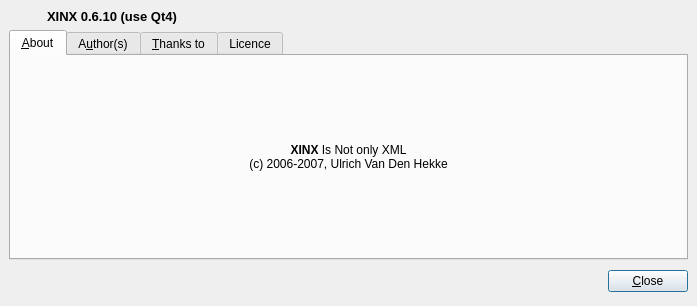
<ui version="4.0" >
 <class>AboutDialog</class>
 <widget class="QDialog" name="AboutDialog" >
  <property name="geometry" >
   <rect>
    <x>0</x>
    <y>0</y>
    <width>697</width>
    <height>306</height>
   </rect>
  </property>
  <property name="sizePolicy" >
   <sizepolicy>
    <hsizetype>0</hsizetype>
    <vsizetype>0</vsizetype>
    <horstretch>0</horstretch>
    <verstretch>0</verstretch>
   </sizepolicy>
  </property>
  <property name="windowTitle" >
   <string>About XINX</string>
  </property>
  <layout class="QGridLayout" >
   <property name="margin" >
    <number>9</number>
   </property>
   <property name="spacing" >
    <number>6</number>
   </property>
   <item row="0" column="1" >
    <widget class="QLabel" name="label_6" >
     <property name="text" >
      <string>&lt;html>&lt;head>&lt;meta name="qrichtext" content="1" />&lt;style type="text/css">
p, li { white-space: pre-wrap; }
&lt;/style>&lt;/head>&lt;body style=" font-family:'Sans Serif'; font-size:9pt; font-weight:400; font-style:normal; text-decoration:none;">
&lt;p style=" margin-top:0px; margin-bottom:0px; margin-left:0px; margin-right:0px; -qt-block-indent:0; text-indent:0px;">&lt;span style=" font-size:10pt; font-weight:600;">XINX 0.6.10 (use Qt4)&lt;/span>&lt;/p>&lt;/body>&lt;/html></string>
     </property>
    </widget>
   </item>
   <item row="1" column="0" colspan="2" >
    <widget class="QTabWidget" name="tabWidget" >
     <property name="currentIndex" >
      <number>0</number>
     </property>
     <widget class="QWidget" name="tab" >
      <attribute name="title" >
       <string>&amp;About</string>
      </attribute>
      <layout class="QGridLayout" >
       <property name="margin" >
        <number>9</number>
       </property>
       <property name="spacing" >
        <number>6</number>
       </property>
       <item row="0" column="0" >
        <widget class="QLabel" name="m_aboutLabel" >
         <property name="text" >
          <string>&lt;html>&lt;head>&lt;meta name="qrichtext" content="1" />&lt;style type="text/css">
p, li { white-space: pre-wrap; }
&lt;/style>&lt;/head>&lt;body style=" font-family:'Sans Serif'; font-size:9pt; font-weight:400; font-style:normal; text-decoration:none;">
&lt;p style=" margin-top:0px; margin-bottom:0px; margin-left:0px; margin-right:0px; -qt-block-indent:0; text-indent:0px;">&lt;span style=" font-weight:600;">XINX&lt;/span> Is Not only XML&lt;/p>
&lt;p style=" margin-top:0px; margin-bottom:0px; margin-left:0px; margin-right:0px; -qt-block-indent:0; text-indent:0px;">(c) 2006-2007, Ulrich Van Den Hekke&lt;/p>&lt;/body>&lt;/html></string>
         </property>
         <property name="alignment" >
          <set>Qt::AlignCenter</set>
         </property>
        </widget>
       </item>
      </layout>
     </widget>
     <widget class="QWidget" name="widget" >
      <attribute name="title" >
       <string>A&amp;uthor(s)</string>
      </attribute>
      <layout class="QGridLayout" >
       <property name="margin" >
        <number>9</number>
       </property>
       <property name="spacing" >
        <number>6</number>
       </property>
       <item row="0" column="0" >
        <widget class="QTextEdit" name="m_authorText" >
         <property name="palette" >
          <palette>
           <active>
            <colorrole role="Base" >
             <brush brushstyle="SolidPattern" >
              <color alpha="255" >
               <red>235</red>
               <green>235</green>
               <blue>235</blue>
              </color>
             </brush>
            </colorrole>
           </active>
           <inactive>
            <colorrole role="Base" >
             <brush brushstyle="SolidPattern" >
              <color alpha="255" >
               <red>235</red>
               <green>235</green>
               <blue>235</blue>
              </color>
             </brush>
            </colorrole>
           </inactive>
           <disabled>
            <colorrole role="Base" >
             <brush brushstyle="SolidPattern" >
              <color alpha="255" >
               <red>255</red>
               <green>255</green>
               <blue>255</blue>
              </color>
             </brush>
            </colorrole>
           </disabled>
          </palette>
         </property>
         <property name="html" >
          <string>&lt;html>&lt;head>&lt;meta name="qrichtext" content="1" />&lt;style type="text/css">
p, li { white-space: pre-wrap; }
&lt;/style>&lt;/head>&lt;body style=" font-family:'Sans Serif'; font-size:9pt; font-weight:400; font-style:normal; text-decoration:none;">
&lt;p style="-qt-paragraph-type:empty; margin-top:0px; margin-bottom:0px; margin-left:0px; margin-right:0px; -qt-block-indent:0; text-indent:0px;">&lt;/p>&lt;/body>&lt;/html></string>
         </property>
        </widget>
       </item>
      </layout>
     </widget>
     <widget class="QWidget" name="tab_4" >
      <attribute name="title" >
       <string>&amp;Thanks to</string>
      </attribute>
      <layout class="QGridLayout" >
       <property name="margin" >
        <number>9</number>
       </property>
       <property name="spacing" >
        <number>6</number>
       </property>
       <item row="0" column="0" >
        <widget class="QTextEdit" name="m_thanksText" >
         <property name="palette" >
          <palette>
           <active>
            <colorrole role="Base" >
             <brush brushstyle="SolidPattern" >
              <color alpha="255" >
               <red>235</red>
               <green>235</green>
               <blue>235</blue>
              </color>
             </brush>
            </colorrole>
           </active>
           <inactive>
            <colorrole role="Base" >
             <brush brushstyle="SolidPattern" >
              <color alpha="255" >
               <red>235</red>
               <green>235</green>
               <blue>235</blue>
              </color>
             </brush>
            </colorrole>
           </inactive>
           <disabled>
            <colorrole role="Base" >
             <brush brushstyle="SolidPattern" >
              <color alpha="255" >
               <red>255</red>
               <green>255</green>
               <blue>255</blue>
              </color>
             </brush>
            </colorrole>
           </disabled>
          </palette>
         </property>
         <property name="html" >
          <string>&lt;html>&lt;head>&lt;meta name="qrichtext" content="1" />&lt;style type="text/css">
p, li { white-space: pre-wrap; }
&lt;/style>&lt;/head>&lt;body style=" font-family:'Sans Serif'; font-size:9pt; font-weight:400; font-style:normal; text-decoration:none;">
&lt;p style="-qt-paragraph-type:empty; margin-top:0px; margin-bottom:0px; margin-left:0px; margin-right:0px; -qt-block-indent:0; text-indent:0px;">&lt;/p>&lt;/body>&lt;/html></string>
         </property>
        </widget>
       </item>
      </layout>
     </widget>
     <widget class="QWidget" name="tab_2" >
      <attribute name="title" >
       <string>Licence</string>
      </attribute>
      <layout class="QGridLayout" >
       <property name="margin" >
        <number>9</number>
       </property>
       <property name="spacing" >
        <number>6</number>
       </property>
       <item row="0" column="0" >
        <widget class="QTextEdit" name="textBrowser_3" >
         <property name="html" >
          <string>&lt;html>&lt;head>&lt;meta name="qrichtext" content="1" />&lt;style type="text/css">
p, li { white-space: pre-wrap; }
&lt;/style>&lt;/head>&lt;body style=" font-family:'Sans Serif'; font-size:9pt; font-weight:400; font-style:normal; text-decoration:none;">
&lt;p style=" margin-top:14px; margin-bottom:12px; margin-left:0px; margin-right:0px; -qt-block-indent:0; text-indent:0px; font-size:large; font-weight:600;">&lt;span style=" font-size:large; font-weight:400;">(c) 2006-2007, Ulrich Van Den Hekke&lt;/span>&lt;/p>
&lt;p style=" margin-top:14px; margin-bottom:12px; margin-left:0px; margin-right:0px; -qt-block-indent:0; text-indent:0px; font-size:large; font-weight:600;">&lt;a name="SEC1">&lt;/a>&lt;a href="http://www.gnu.org/licenses/old-licenses/gpl-2.0.html#TOC1">&lt;span style=" font-size:large; text-decoration: underline; color:#0000ff;">G&lt;/span>&lt;/a>&lt;span style=" font-size:large; text-decoration: underline; color:#0000ff;">NU GENERAL PUBLIC LICENSE&lt;/span>&lt;/p>
&lt;p style=" margin-top:12px; margin-bottom:12px; margin-left:0px; margin-right:0px; -qt-block-indent:0; text-indent:0px;">Version 2, June 1991 &lt;/p>
&lt;pre style=" margin-top:12px; margin-bottom:0px; margin-left:0px; margin-right:0px; -qt-block-indent:0; text-indent:0px; font-family:'Courier New,courier';">Copyright (C) 1989, 1991 Free Software Foundation, Inc.  &lt;/pre>
&lt;pre style=" margin-top:0px; margin-bottom:0px; margin-left:0px; margin-right:0px; -qt-block-indent:0; text-indent:0px; font-family:'Courier New,courier';">51 Franklin Street, Fifth Floor, Boston, MA  02110-1301, USA&lt;/pre>
&lt;pre style="-qt-paragraph-type:empty; margin-top:0px; margin-bottom:0px; margin-left:0px; margin-right:0px; -qt-block-indent:0; text-indent:0px; font-family:'Courier New,courier';">&lt;/pre>
&lt;pre style=" margin-top:0px; margin-bottom:0px; margin-left:0px; margin-right:0px; -qt-block-indent:0; text-indent:0px; font-family:'Courier New,courier';">Everyone is permitted to copy and distribute verbatim copies&lt;/pre>
&lt;pre style=" margin-top:0px; margin-bottom:0px; margin-left:0px; margin-right:0px; -qt-block-indent:0; text-indent:0px; font-family:'Courier New,courier';">of this license document, but changing it is not allowed.&lt;/pre>
&lt;pre style="-qt-paragraph-type:empty; margin-top:0px; margin-bottom:12px; margin-left:0px; margin-right:0px; -qt-block-indent:0; text-indent:0px; font-family:'Courier New,courier';">&lt;/pre>
&lt;p style=" margin-top:14px; margin-bottom:12px; margin-left:0px; margin-right:0px; -qt-block-indent:0; text-indent:0px; font-size:large; font-weight:600;">&lt;a name="SEC2">&lt;/a>&lt;a href="http://www.gnu.org/licenses/old-licenses/gpl-2.0.html#TOC2">&lt;span style=" font-size:large; text-decoration: underline; color:#0000ff;">P&lt;/span>&lt;/a>&lt;span style=" font-size:large; text-decoration: underline; color:#0000ff;">reamble&lt;/span>&lt;/p>
&lt;p style=" margin-top:12px; margin-bottom:12px; margin-left:0px; margin-right:0px; -qt-block-indent:0; text-indent:0px;">The licenses for most software are designed to take away your freedom to share and change it. By contrast, the GNU General Public License is intended to guarantee your freedom to share and change free software--to make sure the software is free for all its users. This General Public License applies to most of the Free Software Foundation's software and to any other program whose authors commit to using it. (Some other Free Software Foundation software is covered by the GNU Lesser General Public License instead.) You can apply it to your programs, too. &lt;/p>
&lt;p style=" margin-top:12px; margin-bottom:12px; margin-left:0px; margin-right:0px; -qt-block-indent:0; text-indent:0px;">When we speak of free software, we are referring to freedom, not price. Our General Public Licenses are designed to make sure that you have the freedom to distribute copies of free software (and charge for this service if you wish), that you receive source code or can get it if you want it, that you can change the software or use pieces of it in new free programs; and that you know you can do these things. &lt;/p>
&lt;p style=" margin-top:12px; margin-bottom:12px; margin-left:0px; margin-right:0px; -qt-block-indent:0; text-indent:0px;">To protect your rights, we need to make restrictions that forbid anyone to deny you these rights or to ask you to surrender the rights. These restrictions translate to certain responsibilities for you if you distribute copies of the software, or if you modify it. &lt;/p>
&lt;p style=" margin-top:12px; margin-bottom:12px; margin-left:0px; margin-right:0px; -qt-block-indent:0; text-indent:0px;">For example, if you distribute copies of such a program, whether gratis or for a fee, you must give the recipients all the rights that you have. You must make sure that they, too, receive or can get the source code. And you must show them these terms so they know their rights. &lt;/p>
&lt;p style=" margin-top:12px; margin-bottom:12px; margin-left:0px; margin-right:0px; -qt-block-indent:0; text-indent:0px;">We protect your rights with two steps: (1) copyright the software, and (2) offer you this license which gives you legal permission to copy, distribute and/or modify the software. &lt;/p>
&lt;p style=" margin-top:12px; margin-bottom:12px; margin-left:0px; margin-right:0px; -qt-block-indent:0; text-indent:0px;">Also, for each author's protection and ours, we want to make certain that everyone understands that there is no warranty for this free software. If the software is modified by someone else and passed on, we want its recipients to know that what they have is not the original, so that any problems introduced by others will not reflect on the original authors' reputations. &lt;/p>
&lt;p style=" margin-top:12px; margin-bottom:12px; margin-left:0px; margin-right:0px; -qt-block-indent:0; text-indent:0px;">Finally, any free program is threatened constantly by software patents. We wish to avoid the danger that redistributors of a free program will individually obtain patent licenses, in effect making the program proprietary. To prevent this, we have made it clear that any patent must be licensed for everyone's free use or not licensed at all. &lt;/p>
&lt;p style=" margin-top:12px; margin-bottom:12px; margin-left:0px; margin-right:0px; -qt-block-indent:0; text-indent:0px;">The precise terms and conditions for copying, distribution and modification follow. &lt;/p>
&lt;p style=" margin-top:14px; margin-bottom:12px; margin-left:0px; margin-right:0px; -qt-block-indent:0; text-indent:0px; font-size:large; font-weight:600;">&lt;a name="SEC3">&lt;/a>&lt;a href="http://www.gnu.org/licenses/old-licenses/gpl-2.0.html#TOC3">&lt;span style=" font-size:large; text-decoration: underline; color:#0000ff;">T&lt;/span>&lt;/a>&lt;span style=" font-size:large; text-decoration: underline; color:#0000ff;">ERMS AND CONDITIONS FOR COPYING, DISTRIBUTION AND MODIFICATION&lt;/span>&lt;/p>
&lt;p style=" margin-top:12px; margin-bottom:12px; margin-left:0px; margin-right:0px; -qt-block-indent:0; text-indent:0px;">&lt;span style=" font-weight:600;">0.&lt;/span> This License applies to any program or other work which contains a notice placed by the copyright holder saying it may be distributed under the terms of this General Public License. The "Program", below, refers to any such program or work, and a "work based on the Program" means either the Program or any derivative work under copyright law: that is to say, a work containing the Program or a portion of it, either verbatim or with modifications and/or translated into another language. (Hereinafter, translation is included without limitation in the term "modification".) Each licensee is addressed as "you". &lt;/p>
&lt;p style=" margin-top:12px; margin-bottom:12px; margin-left:0px; margin-right:0px; -qt-block-indent:0; text-indent:0px;">Activities other than copying, distribution and modification are not covered by this License; they are outside its scope. The act of running the Program is not restricted, and the output from the Program is covered only if its contents constitute a work based on the Program (independent of having been made by running the Program). Whether that is true depends on what the Program does. &lt;/p>
&lt;p style=" margin-top:12px; margin-bottom:12px; margin-left:0px; margin-right:0px; -qt-block-indent:0; text-indent:0px;">&lt;span style=" font-weight:600;">1.&lt;/span> You may copy and distribute verbatim copies of the Program's source code as you receive it, in any medium, provided that you conspicuously and appropriately publish on each copy an appropriate copyright notice and disclaimer of warranty; keep intact all the notices that refer to this License and to the absence of any warranty; and give any other recipients of the Program a copy of this License along with the Program. &lt;/p>
&lt;p style=" margin-top:12px; margin-bottom:12px; margin-left:0px; margin-right:0px; -qt-block-indent:0; text-indent:0px;">You may charge a fee for the physical act of transferring a copy, and you may at your option offer warranty protection in exchange for a fee. &lt;/p>
&lt;p style=" margin-top:12px; margin-bottom:12px; margin-left:0px; margin-right:0px; -qt-block-indent:0; text-indent:0px;">&lt;span style=" font-weight:600;">2.&lt;/span> You may modify your copy or copies of the Program or any portion of it, thus forming a work based on the Program, and copy and distribute such modifications or work under the terms of Section 1 above, provided that you also meet all of these conditions: &lt;/p>
&lt;p style=" margin-top:8px; margin-bottom:0px; margin-left:30px; margin-right:0px; -qt-block-indent:0; text-indent:0px;">&lt;span style=" font-weight:600;">a)&lt;/span> You must cause the modified files to carry prominent notices stating that you changed the files and the date of any change. &lt;/p>
&lt;p style=" margin-top:0px; margin-bottom:0px; margin-left:30px; margin-right:0px; -qt-block-indent:0; text-indent:0px;">&lt;span style=" font-weight:600;">b)&lt;/span> You must cause any work that you distribute or publish, that in whole or in part contains or is derived from the Program or any part thereof, to be licensed as a whole at no charge to all third parties under the terms of this License. &lt;/p>
&lt;p style=" margin-top:0px; margin-bottom:0px; margin-left:30px; margin-right:0px; -qt-block-indent:0; text-indent:0px;">&lt;span style=" font-weight:600;">c)&lt;/span> If the modified program normally reads commands interactively when run, you must cause it, when started running for such interactive use in the most ordinary way, to print or display an announcement including an appropriate copyright notice and a notice that there is no warranty (or else, saying that you provide a warranty) and that users may redistribute the program under these conditions, and telling the user how to view a copy of this License. (Exception: if the Program itself is interactive but does not normally print such an announcement, your work based on the Program is not required to print an announcement.) &lt;/p>
&lt;p style=" margin-top:12px; margin-bottom:12px; margin-left:0px; margin-right:0px; -qt-block-indent:0; text-indent:0px;">These requirements apply to the modified work as a whole. If identifiable sections of that work are not derived from the Program, and can be reasonably considered independent and separate works in themselves, then this License, and its terms, do not apply to those sections when you distribute them as separate works. But when you distribute the same sections as part of a whole which is a work based on the Program, the distribution of the whole must be on the terms of this License, whose permissions for other licensees extend to the entire whole, and thus to each and every part regardless of who wrote it. &lt;/p>
&lt;p style=" margin-top:12px; margin-bottom:12px; margin-left:0px; margin-right:0px; -qt-block-indent:0; text-indent:0px;">Thus, it is not the intent of this section to claim rights or contest your rights to work written entirely by you; rather, the intent is to exercise the right to control the distribution of derivative or collective works based on the Program. &lt;/p>
&lt;p style=" margin-top:12px; margin-bottom:12px; margin-left:0px; margin-right:0px; -qt-block-indent:0; text-indent:0px;">In addition, mere aggregation of another work not based on the Program with the Program (or with a work based on the Program) on a volume of a storage or distribution medium does not bring the other work under the scope of this License. &lt;/p>
&lt;p style=" margin-top:12px; margin-bottom:12px; margin-left:0px; margin-right:0px; -qt-block-indent:0; text-indent:0px;">&lt;span style=" font-weight:600;">3.&lt;/span> You may copy and distribute the Program (or a work based on it, under Section 2) in object code or executable form under the terms of Sections 1 and 2 above provided that you also do one of the following: &lt;/p>
&lt;p style=" margin-top:8px; margin-bottom:0px; margin-left:30px; margin-right:0px; -qt-block-indent:0; text-indent:0px;">&lt;span style=" font-weight:600;">a)&lt;/span> Accompany it with the complete corresponding machine-readable source code, which must be distributed under the terms of Sections 1 and 2 above on a medium customarily used for software interchange; or, &lt;/p>
&lt;p style=" margin-top:0px; margin-bottom:0px; margin-left:30px; margin-right:0px; -qt-block-indent:0; text-indent:0px;">&lt;span style=" font-weight:600;">b)&lt;/span> Accompany it with a written offer, valid for at least three years, to give any third party, for a charge no more than your cost of physically performing source distribution, a complete machine-readable copy of the corresponding source code, to be distributed under the terms of Sections 1 and 2 above on a medium customarily used for software interchange; or, &lt;/p>
&lt;p style=" margin-top:0px; margin-bottom:0px; margin-left:30px; margin-right:0px; -qt-block-indent:0; text-indent:0px;">&lt;span style=" font-weight:600;">c)&lt;/span> Accompany it with the information you received as to the offer to distribute corresponding source code. (This alternative is allowed only for noncommercial distribution and only if you received the program in object code or executable form with such an offer, in accord with Subsection b above.) &lt;/p>
&lt;p style=" margin-top:12px; margin-bottom:12px; margin-left:0px; margin-right:0px; -qt-block-indent:0; text-indent:0px;">The source code for a work means the preferred form of the work for making modifications to it. For an executable work, complete source code means all the source code for all modules it contains, plus any associated interface definition files, plus the scripts used to control compilation and installation of the executable. However, as a special exception, the source code distributed need not include anything that is normally distributed (in either source or binary form) with the major components (compiler, kernel, and so on) of the operating system on which the executable runs, unless that component itself accompanies the executable. &lt;/p>
&lt;p style=" margin-top:12px; margin-bottom:12px; margin-left:0px; margin-right:0px; -qt-block-indent:0; text-indent:0px;">If distribution of executable or object code is made by offering access to copy from a designated place, then offering equivalent access to copy the source code from the same place counts as distribution of the source code, even though third parties are not compelled to copy the source along with the object code. &lt;/p>
&lt;p style=" margin-top:12px; margin-bottom:12px; margin-left:0px; margin-right:0px; -qt-block-indent:0; text-indent:0px;">&lt;span style=" font-weight:600;">4.&lt;/span> You may not copy, modify, sublicense, or distribute the Program except as expressly provided under this License. Any attempt otherwise to copy, modify, sublicense or distribute the Program is void, and will automatically terminate your rights under this License. However, parties who have received copies, or rights, from you under this License will not have their licenses terminated so long as such parties remain in full compliance. &lt;/p>
&lt;p style=" margin-top:12px; margin-bottom:12px; margin-left:0px; margin-right:0px; -qt-block-indent:0; text-indent:0px;">&lt;span style=" font-weight:600;">5.&lt;/span> You are not required to accept this License, since you have not signed it. However, nothing else grants you permission to modify or distribute the Program or its derivative works. These actions are prohibited by law if you do not accept this License. Therefore, by modifying or distributing the Program (or any work based on the Program), you indicate your acceptance of this License to do so, and all its terms and conditions for copying, distributing or modifying the Program or works based on it. &lt;/p>
&lt;p style=" margin-top:12px; margin-bottom:12px; margin-left:0px; margin-right:0px; -qt-block-indent:0; text-indent:0px;">&lt;span style=" font-weight:600;">6.&lt;/span> Each time you redistribute the Program (or any work based on the Program), the recipient automatically receives a license from the original licensor to copy, distribute or modify the Program subject to these terms and conditions. You may not impose any further restrictions on the recipients' exercise of the rights granted herein. You are not responsible for enforcing compliance by third parties to this License. &lt;/p>
&lt;p style=" margin-top:12px; margin-bottom:12px; margin-left:0px; margin-right:0px; -qt-block-indent:0; text-indent:0px;">&lt;span style=" font-weight:600;">7.&lt;/span> If, as a consequence of a court judgment or allegation of patent infringement or for any other reason (not limited to patent issues), conditions are imposed on you (whether by court order, agreement or otherwise) that contradict the conditions of this License, they do not excuse you from the conditions of this License. If you cannot distribute so as to satisfy simultaneously your obligations under this License and any other pertinent obligations, then as a consequence you may not distribute the Program at all. For example, if a patent license would not permit royalty-free redistribution of the Program by all those who receive copies directly or indirectly through you, then the only way you could satisfy both it and this License would be to refrain entirely from distribution of the Program. &lt;/p>
&lt;p style=" margin-top:12px; margin-bottom:12px; margin-left:0px; margin-right:0px; -qt-block-indent:0; text-indent:0px;">If any portion of this section is held invalid or unenforceable under any particular circumstance, the balance of the section is intended to apply and the section as a whole is intended to apply in other circumstances. &lt;/p>
&lt;p style=" margin-top:12px; margin-bottom:12px; margin-left:0px; margin-right:0px; -qt-block-indent:0; text-indent:0px;">It is not the purpose of this section to induce you to infringe any patents or other property right claims or to contest validity of any such claims; this section has the sole purpose of protecting the integrity of the free software distribution system, which is implemented by public license practices. Many people have made generous contributions to the wide range of software distributed through that system in reliance on consistent application of that system; it is up to the author/donor to decide if he or she is willing to distribute software through any other system and a licensee cannot impose that choice. &lt;/p>
&lt;p style=" margin-top:12px; margin-bottom:12px; margin-left:0px; margin-right:0px; -qt-block-indent:0; text-indent:0px;">This section is intended to make thoroughly clear what is believed to be a consequence of the rest of this License. &lt;/p>
&lt;p style=" margin-top:12px; margin-bottom:12px; margin-left:0px; margin-right:0px; -qt-block-indent:0; text-indent:0px;">&lt;span style=" font-weight:600;">8.&lt;/span> If the distribution and/or use of the Program is restricted in certain countries either by patents or by copyrighted interfaces, the original copyright holder who places the Program under this License may add an explicit geographical distribution limitation excluding those countries, so that distribution is permitted only in or among countries not thus excluded. In such case, this License incorporates the limitation as if written in the body of this License. &lt;/p>
&lt;p style=" margin-top:12px; margin-bottom:12px; margin-left:0px; margin-right:0px; -qt-block-indent:0; text-indent:0px;">&lt;span style=" font-weight:600;">9.&lt;/span> The Free Software Foundation may publish revised and/or new versions of the General Public License from time to time. Such new versions will be similar in spirit to the present version, but may differ in detail to address new problems or concerns. &lt;/p>
&lt;p style=" margin-top:12px; margin-bottom:12px; margin-left:0px; margin-right:0px; -qt-block-indent:0; text-indent:0px;">Each version is given a distinguishing version number. If the Program specifies a version number of this License which applies to it and "any later version", you have the option of following the terms and conditions either of that version or of any later version published by the Free Software Foundation. If the Program does not specify a version number of this License, you may choose any version ever published by the Free Software Foundation. &lt;/p>
&lt;p style=" margin-top:12px; margin-bottom:12px; margin-left:0px; margin-right:0px; -qt-block-indent:0; text-indent:0px;">&lt;span style=" font-weight:600;">10.&lt;/span> If you wish to incorporate parts of the Program into other free programs whose distribution conditions are different, write to the author to ask for permission. For software which is copyrighted by the Free Software Foundation, write to the Free Software Foundation; we sometimes make exceptions for this. Our decision will be guided by the two goals of preserving the free status of all derivatives of our free software and of promoting the sharing and reuse of software generally. &lt;/p>
&lt;p style=" margin-top:12px; margin-bottom:12px; margin-left:0px; margin-right:0px; -qt-block-indent:0; text-indent:0px;">&lt;span style=" font-weight:600;">NO WARRANTY&lt;/span>&lt;/p>
&lt;p style=" margin-top:12px; margin-bottom:12px; margin-left:0px; margin-right:0px; -qt-block-indent:0; text-indent:0px;">&lt;span style=" font-weight:600;">11.&lt;/span> BECAUSE THE PROGRAM IS LICENSED FREE OF CHARGE, THERE IS NO WARRANTY FOR THE PROGRAM, TO THE EXTENT PERMITTED BY APPLICABLE LAW. EXCEPT WHEN OTHERWISE STATED IN WRITING THE COPYRIGHT HOLDERS AND/OR OTHER PARTIES PROVIDE THE PROGRAM "AS IS" WITHOUT WARRANTY OF ANY KIND, EITHER EXPRESSED OR IMPLIED, INCLUDING, BUT NOT LIMITED TO, THE IMPLIED WARRANTIES OF MERCHANTABILITY AND FITNESS FOR A PARTICULAR PURPOSE. THE ENTIRE RISK AS TO THE QUALITY AND PERFORMANCE OF THE PROGRAM IS WITH YOU. SHOULD THE PROGRAM PROVE DEFECTIVE, YOU ASSUME THE COST OF ALL NECESSARY SERVICING, REPAIR OR CORRECTION. &lt;/p>
&lt;p style=" margin-top:12px; margin-bottom:12px; margin-left:0px; margin-right:0px; -qt-block-indent:0; text-indent:0px;">&lt;span style=" font-weight:600;">12.&lt;/span> IN NO EVENT UNLESS REQUIRED BY APPLICABLE LAW OR AGREED TO IN WRITING WILL ANY COPYRIGHT HOLDER, OR ANY OTHER PARTY WHO MAY MODIFY AND/OR REDISTRIBUTE THE PROGRAM AS PERMITTED ABOVE, BE LIABLE TO YOU FOR DAMAGES, INCLUDING ANY GENERAL, SPECIAL, INCIDENTAL OR CONSEQUENTIAL DAMAGES ARISING OUT OF THE USE OR INABILITY TO USE THE PROGRAM (INCLUDING BUT NOT LIMITED TO LOSS OF DATA OR DATA BEING RENDERED INACCURATE OR LOSSES SUSTAINED BY YOU OR THIRD PARTIES OR A FAILURE OF THE PROGRAM TO OPERATE WITH ANY OTHER PROGRAMS), EVEN IF SUCH HOLDER OR OTHER PARTY HAS BEEN ADVISED OF THE POSSIBILITY OF SUCH DAMAGES&lt;/p>&lt;/body>&lt;/html></string>
         </property>
        </widget>
       </item>
      </layout>
     </widget>
    </widget>
   </item>
   <item row="0" column="0" >
    <widget class="QLabel" name="label_3" >
     <property name="sizePolicy" >
      <sizepolicy>
       <hsizetype>0</hsizetype>
       <vsizetype>0</vsizetype>
       <horstretch>0</horstretch>
       <verstretch>0</verstretch>
      </sizepolicy>
     </property>
     <property name="maximumSize" >
      <size>
       <width>32</width>
       <height>32</height>
      </size>
     </property>
     <property name="text" >
      <string/>
     </property>
     <property name="pixmap" >
      <pixmap resource="../application.qrc" >:/images/splash.png</pixmap>
     </property>
     <property name="scaledContents" >
      <bool>true</bool>
     </property>
    </widget>
   </item>
   <item row="2" column="0" colspan="2" >
    <layout class="QHBoxLayout" >
     <property name="margin" >
      <number>0</number>
     </property>
     <property name="spacing" >
      <number>6</number>
     </property>
     <item>
      <spacer>
       <property name="orientation" >
        <enum>Qt::Horizontal</enum>
       </property>
       <property name="sizeHint" >
        <size>
         <width>131</width>
         <height>31</height>
        </size>
       </property>
      </spacer>
     </item>
     <item>
      <widget class="QPushButton" name="okButton" >
       <property name="text" >
        <string>&amp;Close</string>
       </property>
       <property name="icon" >
        <iconset/>
       </property>
      </widget>
     </item>
    </layout>
   </item>
  </layout>
 </widget>
 <resources>
  <include location="../application.qrc" />
 </resources>
 <connections>
  <connection>
   <sender>okButton</sender>
   <signal>clicked()</signal>
   <receiver>AboutDialog</receiver>
   <slot>accept()</slot>
   <hints>
    <hint type="sourcelabel" >
     <x>278</x>
     <y>253</y>
    </hint>
    <hint type="destinationlabel" >
     <x>96</x>
     <y>254</y>
    </hint>
   </hints>
  </connection>
 </connections>
</ui>
